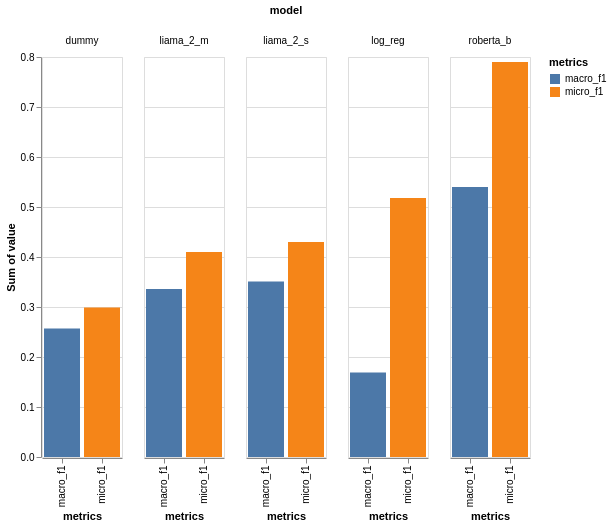

The notebook cell saved with this chart:
### Code cell
import altair as alt


import pandas as pd
data = {
    '3': ['dummy', 0.299, 'micro_f1'],
    '4': ['dummy', 0.257, 'macro_f1'],
    '9': ['log_reg', 0.518, 'micro_f1'],
    '10': ['log_reg', 0.169, 'macro_f1'],
    '1': ['roberta_b', 0.790, 'micro_f1'],
    '2':  ['roberta_b', 0.540, 'macro_f1'],
    '5': ['liama_2_m', 0.410, 'micro_f1'],
    '6': ['liama_2_m', 0.336, 'macro_f1'],
    '7': ['liama_2_s', 0.430, 'micro_f1'],
    '8': ['liama_2_s', 0.351, 'macro_f1'],
}
source = pd.DataFrame.from_dict(data, orient='index')
source.columns = ['model', 'value', 'metrics']
source


alt.Chart(source).mark_bar().encode(
    x=alt.X('metrics:O'),
    y=alt.Y('sum(value):Q'),
    color=alt.Color('metrics:N'),
    column=alt.Color('model:N')
).properties(
    width=80,
    height=400
)

### Figure 1 — Vega-Lite specification as saved in the notebook (floating-point values rounded to 4 significant figures)
{"config": {"view": {"continuousWidth": 400, "continuousHeight": 300}}, "data": {"name": "data-45e00cb58f2566359e666712a9675c3f"}, "mark": "bar", "encoding": {"color": {"field": "metrics", "type": "nominal"}, "column": {"field": "model", "type": "nominal"}, "x": {"field": "metrics", "type": "ordinal"}, "y": {"aggregate": "sum", "field": "value", "type": "quantitative"}}, "height": 400, "width": 80, "$schema": "https://vega.github.io/schema/vega-lite/v4.17.0.json", "datasets": {"data-45e00cb58f2566359e666712a9675c3f": [{"model": "dummy", "value": 0.299, "metrics": "micro_f1"}, {"model": "dummy", "value": 0.257, "metrics": "macro_f1"}, {"model": "log_reg", "value": 0.518, "metrics": "micro_f1"}, {"model": "log_reg", "value": 0.169, "metrics": "macro_f1"}, {"model": "roberta_b", "value": 0.79, "metrics": "micro_f1"}, {"model": "roberta_b", "value": 0.54, "metrics": "macro_f1"}, {"model": "liama_2_m", "value": 0.41, "metrics": "micro_f1"}, {"model": "liama_2_m", "value": 0.336, "metrics": "macro_f1"}, {"model": "liama_2_s", "value": 0.43, "metrics": "micro_f1"}, {"model": "liama_2_s", "value": 0.351, "metrics": "macro_f1"}]}}
